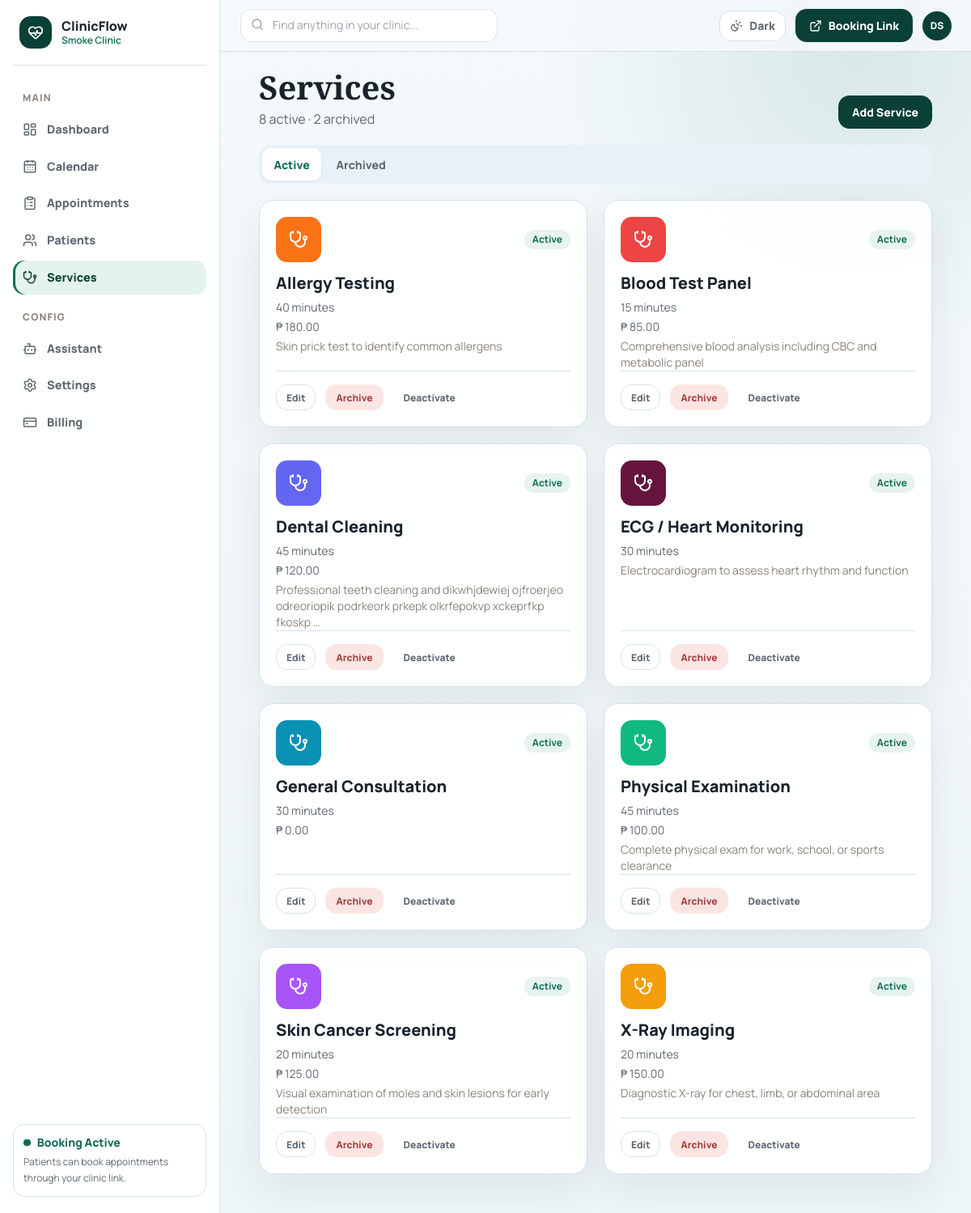
Screenshot of /services/ (signed in) with the database file from the repository.
### clinics/models.py (models this page shows, shortened)
class TimeStampedModel(models.Model):
    created_at = models.DateTimeField(auto_now_add=True)
    updated_at = models.DateTimeField(auto_now=True)
    class Meta:
        abstract = True

class Clinic(TimeStampedModel):
    APPROVAL_AUTO = "auto_confirm"
    APPROVAL_MANUAL = "manual"
    APPROVAL_CHOICES = [(APPROVAL_AUTO, "Auto confirm"), (APPROVAL_MANUAL, "Manual approval")]
    group = models.ForeignKey(ClinicGroup, on_delete=models.CASCADE, related_name="clinics")
    name = models.CharField(max_length=160)
    slug = models.SlugField(max_length=180, unique=True)
    logo = models.ImageField(upload_to="clinic-logos/", blank=True)
    address = models.TextField(blank=True)
    phone = models.CharField(max_length=40, blank=True)
    email = models.EmailField(blank=True)
    timezone = models.CharField(max_length=64, default="Asia/Manila")
    default_appointment_duration = models.PositiveIntegerField(default=30)
    booking_approval_mode = models.CharField(max_length=32, choices=APPROVAL_CHOICES, default=APPROVAL_AUTO)
    widget_accent_color = models.CharField(max_length=16, default="#0891b2")
    widget_welcome_message = models.TextField(default="Welcome! How can we help you book an appointment today?")
    widget_behavior_instructions = models.TextField(default="Guide patients through booking smoothly. Always suggest the nearest available slot.")
    show_reason_field = models.BooleanField(default=True)
    is_active = models.BooleanField(default=True)

### accounts/models.py (models this page shows, shortened)
class User(AbstractUser):
    """Clinic owner/staff login user. Patients remain guest records in V1."""

### services/models.py (models this page shows, shortened)
class Service(TimeStampedModel):
    clinic = models.ForeignKey(Clinic, on_delete=models.CASCADE, related_name="services")
    name = models.CharField(max_length=160)
    description = models.TextField(blank=True)
    duration_minutes = models.PositiveIntegerField(blank=True, null=True)
    price = models.DecimalField(
        max_digits=10, decimal_places=2, default=Decimal("0.00"),
        validators=[MinValueValidator(Decimal("0.00"))]
    )
    is_active = models.BooleanField(default=True)
    is_archived = models.BooleanField(default=False)
    display_price = models.BooleanField(default=True)
    color = models.CharField(max_length=7, default="#0891b2")
    class Meta:
        ordering = ["name"]
        constraints = [
            models.UniqueConstraint(fields=["clinic", "name"], name="unique_service_name_per_clinic"),
        ]
    def effective_duration(self):
        return self.duration_minutes or self.clinic.default_appointment_duration or 30

### dashboard/views.py (the view)
# urls.py: path("services/", views.services, name="services"),
@login_required
def services(request):
    clinic = _clinic_or_redirect(request)
    if not clinic:
        return redirect("accounts:signup")
    active_services = clinic.services.filter(is_archived=False).select_related("clinic")
    archived_services = clinic.services.filter(is_archived=True).select_related("clinic")
    membership = get_active_membership(request.user)
    can_manage = user_can_manage_daily_ops(membership)
    return render(
        request,
        "dashboard/services.html",
        {
            "clinic": clinic,
            "active_services": active_services,
            "archived_services": archived_services,
            "form": ServiceForm(clinic),
            "can_manage": can_manage,
        },
    )

### services/forms.py (shortened to what this page needs)
class ServiceForm(forms.ModelForm):
    class Meta:
        model = Service
        fields = [
            "name",
            "description",
            "duration_minutes",
            "price",
            "color",
            "is_active",
            "display_price",
        ]
        widgets = {
            "name": forms.TextInput(attrs={"class": _INPUT, "placeholder": "Service name"}),
            "description": forms.Textarea(attrs={"class": _TEXTAREA, "placeholder": "Service description", "rows": 3}),
            "duration_minutes": forms.NumberInput(attrs={"class": _INPUT, "placeholder": "30"}),
            "price": forms.NumberInput(attrs={"class": _INPUT, "placeholder": "0.00"}),
            "color": forms.TextInput(attrs={"type": "color", "class": _COLOR}),
            "is_active": forms.CheckboxInput(attrs={"class": _CHECKBOX}),
            "display_price": forms.CheckboxInput(attrs={"class": _CHECKBOX}),
        }
    def __init__(self, clinic, *args, **kwargs):
        super().__init__(*args, **kwargs)

### clinics/tenant.py (called while the page is built)
def get_active_membership(user):
    if not user.is_authenticated:
        return None
    return (
        ClinicMembership.objects.select_related("clinic", "clinic__group")
        .filter(user=user, clinic__is_active=True)
        .order_by("created_at")
        .first()
    )

def current_clinic(request):
    membership = get_active_membership(request.user)
    return membership.clinic if membership else None

def user_can_manage_daily_ops(membership):
    return membership and membership.role in {ClinicMembership.ROLE_OWNER, ClinicMembership.ROLE_STAFF}

### dashboard/templatetags/dashboard_extras.py (called while the page is built)
@register.simple_tag(takes_context=True)
def active_membership_role(context):
    request = context.get("request")
    if not request or not request.user.is_authenticated:
        return ""
    membership = get_active_membership(request.user)
    return membership.role if membership else ""

### dashboard/views.py (called while the page is built)
def _clinic_or_redirect(request):
    clinic = current_clinic(request)
    if not clinic:
        return None
    return clinic

### templates/dashboard/services.html (shortened to what this page needs)
{% extends "dashboard/base.html" %}
{% block content %}
<div x-data="{open:false, editModalOpen:false, tab:'active'}" class="cf-page">
  <div class="cf-page-header">
    <div>
      <h1 class="ui-page-title">Services</h1>
      <p class="mt-2 text-[var(--cf-muted)]">{{ active_services|length }} active · {{ archived_services|length }} archived</p>
    </div>
    {% if can_manage %}
      <button @click="open=true" class="cf-btn cf-btn-primary">Add Service</button>
    {% endif %}
  </div>
  <div class="cf-tabs">
    <button
      @click="tab='active'"
      :class="tab==='active' ? 'cf-tab-active' : ''"
      class="cf-tab"
    >Active</button>
    <button
      @click="tab='archived'"
      :class="tab==='archived' ? 'cf-tab-active' : ''"
      class="cf-tab"
    >Archived</button>
  </div>
  <div id="services-list-container">
    {% include "dashboard/partials/service_list.html" %}
  </div>
</div>
{% endblock %}

### templates/dashboard/base.html (shortened to what this page needs)
{% extends "base.html" %}
{% load dashboard_extras %}
{% block body %}
{% active_membership_role as role %}
<div x-data="{ sidebarOpen: false, toasts: [], theme: localStorage.getItem('cf-theme') || 'light', toggleTheme() { this.theme = this.theme === 'dark' ? 'light' : 'dark'; localStorage.setItem('cf-theme', this.theme); document.documentElement.classList.toggle('light', this.theme === 'dark'); } }" x-init="document.documentElement.classList.toggle('light', theme === 'dark')" @toast-message.window="toasts.push({message: $event.detail.message, type: $event.detail.type || 'success'}); setTimeout(() => toasts.shift(), 4000)" class="cf-app-shell flex min-h-screen">
  <aside class="cf-sidebar fixed inset-y-0 left-0 z-50 flex w-[17rem] flex-col overflow-hidden px-4 py-5 backdrop-blur transition-transform duration-300 ease-in-out -translate-x-full lg:translate-x-0" :class="sidebarOpen ? 'translate-x-0' : '-translate-x-full'">
    <div class="flex items-center gap-3 border-b border-[var(--cf-line)] px-2 pb-5">
      <div class="grid h-10 w-10 place-items-center rounded-2xl bg-[var(--cf-brand-strong)] text-white">
        <i data-lucide="heart-pulse" class="h-5 w-5"></i>
      </div>
      <div>
        <div class="text-base font-black leading-tight">ClinicFlow</div>
        <div class="max-w-40 truncate text-xs font-semibold text-[var(--cf-brand)]">{{ clinic.name }}</div>
      </div>
    </div>
    <nav class="mt-8 flex-1 space-y-1 overflow-y-auto text-sm font-semibold text-[var(--cf-muted)]">
      <p class="px-3 pb-1.5 text-xs font-black uppercase tracking-widest text-[var(--cf-faint)]">Main</p>
      {% include "dashboard/partials/nav_link.html" with url_name="dashboard:home" icon="layout-dashboard" label="Dashboard" %}
      {% include "dashboard/partials/nav_link.html" with url_name="dashboard:calendar" icon="calendar-days" label="Calendar" %}
      {% include "dashboard/partials/nav_link.html" with url_name="dashboard:appointments" icon="clipboard-list" label="Appointments" %}
      {% include "dashboard/partials/nav_link.html" with url_name="dashboard:patients" icon="users" label="Patients" %}
      {% include "dashboard/partials/nav_link.html" with url_name="dashboard:services" icon="stethoscope" label="Services" %}
      <p class="px-3 pb-1.5 pt-4 text-xs font-black uppercase tracking-widest text-[var(--cf-faint)]">Config</p>
      {% include "dashboard/partials/nav_link.html" with url_name="dashboard:assistant_settings" icon="bot" label="Assistant" %}
      {% include "dashboard/partials/nav_link.html" with url_name="dashboard:settings" icon="settings" label="Settings" %}
      {% include "dashboard/partials/nav_link.html" with url_name="dashboard:billing" icon="credit-card" label="Billing" %}
    </nav>
    <div class="mt-4 rounded-2xl border border-[var(--cf-line)] bg-[var(--cf-surface)] p-3 text-sm">
      <div class="flex items-center gap-2 font-black text-[var(--cf-brand)]"><span class="cf-pulse"></span> Booking Active</div>
      <p class="mt-1 text-xs leading-5 text-[var(--cf-muted)]">Patients can book appointments through your clinic link.</p>
    </div>
  </aside>
  <main class="cf-dashboard-main flex-1 pt-16 lg:pl-[17rem]">
    <header class="cf-topbar fixed top-0 right-0 left-0 z-20 flex h-16 items-center border-b border-[var(--cf-line)] px-4 md:px-6 lg:left-[17rem]">
      <div class="flex flex-1 items-center gap-2">
        <div class="cf-topbar-search w-full max-w-[200px] sm:max-w-xs">
          <div class="relative">
            <i data-lucide="search" class="absolute left-3.5 top-3 h-4 w-4 text-slate-400"></i>
            <input name="q" hx-get="{% url 'dashboard:search' %}" hx-target="#search-results" hx-trigger="keyup changed delay:300ms, focus" hx-indicator="#search-indicator" class="cf-input w-full py-2 pl-10 pr-4 text-sm" placeholder="Find anything in your clinic..." autocomplete="off">
          </div>
        </div>
      </div>
      <div class="flex items-center gap-2 md:gap-3">
        <button type="button" @click="toggleTheme()" class="cf-btn cf-btn-secondary !min-h-9 px-3" :aria-label="theme === 'dark' ? 'Switch to light mode' : 'Switch to dark mode'">
          <i data-lucide="sun-moon" class="h-4 w-4"></i>
          <span class="hidden md:inline" x-text="theme === 'dark' ? 'Light' : 'Dark'">Dark</span>
        </button>
        <a class="cf-btn cf-btn-primary hidden sm:inline-flex" href="{% url 'public_booking:book' clinic.slug %}" target="_blank"><i data-lucide="external-link" class="h-4 w-4"></i>Booking Link</a>
        <div x-data="{ dropdownOpen: false }" class="relative">
          <button @click="dropdownOpen = !dropdownOpen" @click.away="dropdownOpen = false" class="grid h-9 w-9 place-items-center rounded-full bg-[var(--cf-brand-strong)] text-xs font-black text-white cursor-pointer">{{ request.user.first_name|first|default:"U" }}{{ request.user.last_name|first }}</button>
        </div>
      </div>
    </header>
    <section class="w-full px-6 pt-4 pb-12 md:px-8 md:pt-5 lg:px-12 lg:pt-6">
      {% block content %}{% endblock %}
    </section>
  </main>
</div>
{% endblock %}

### templates/dashboard/partials/service_row.html (shortened to what this page needs)
<article id="service-card-{{ service.id }}" class="cf-card p-5 flex flex-col">
  <div class="flex-1">
    <div class="flex items-center justify-between">
      <div class="grid h-14 w-14 place-items-center rounded-2xl text-[var(--cf-surface)]" style="background-color: {{ service.color }};">
        <i data-lucide="stethoscope"></i>
      </div>
      {% if service.is_active %}
        <span class="inline-flex items-center rounded-full bg-[var(--cf-status-completed-bg)] px-2.5 py-1 text-xs font-bold text-[var(--cf-status-completed-text)]">Active</span>
      {% else %}
        <span class="inline-flex items-center rounded-full bg-[var(--cf-status-no-show-bg)] px-2.5 py-1 text-xs font-bold text-[var(--cf-status-no-show-text)]">Inactive</span>
      {% endif %}
    </div>
    <h2 class="mt-3 text-xl font-[850] text-[var(--cf-ink)]">{{ service.name }}</h2>
    <p class="mt-1.5 text-sm text-[var(--cf-muted)]">{{ service.effective_duration }} minutes</p>
    {% if service.display_price %}
      <p class="mt-1 text-sm text-[var(--cf-muted)]">₱ {{ service.price }}</p>
    {% endif %}
    {% if service.description %}
      <p class="mt-1 text-sm text-[var(--cf-faint)]">{{ service.description|truncatewords:12 }}</p>
    {% endif %}
  </div>
  <div class="mt-auto flex flex-wrap gap-3 border-t border-[var(--cf-line)] pt-4">
    {% if not service.is_archived %}
      <button
        hx-get="{% url 'dashboard:edit_service' service.id %}"
        hx-target="#edit-modal-body"
        hx-swap="innerHTML"
        @click="editModalOpen=true"
        class="cf-btn cf-btn-sm cf-btn-secondary"
      >Edit</button>
      <form
        hx-post="{% url 'dashboard:archive_service' service.id %}"
        hx-target="#services-list-container"
        hx-swap="innerHTML"
        class="inline"
      >
        <button type="submit" class="cf-btn cf-btn-sm cf-btn-danger">Archive</button>
      </form>
      <form
        hx-post="{% url 'dashboard:toggle_service' service.id %}"
        hx-target="#service-card-{{ service.id }}"
        hx-swap="outerHTML"
        class="inline"
      >
        <button type="submit" class="cf-btn cf-btn-sm cf-btn-ghost" aria-label="Toggle {{ service.name }} active status">
          {{ service.is_active|yesno:"Deactivate,Activate" }}
        </button>
      </form>
    {% endif %}
  </div>
</article>

### rows the page displays
Clinic: name "Smoke Clinic"
User: user.first_name|first "D", user.last_name|first "S"
Service: shows "Active", name "Allergy Testing", effective_duration "40", price "180.00", description "Skin prick test to identify common allergens", is_active "Deactivate"
Service: shows "Active", name "Blood Test Panel", effective_duration "15", price "85.00", description "Comprehensive blood analysis including CBC and metabolic panel", is_active "Deactivate"
Service: shows "Active", name "Dental Cleaning", effective_duration "45", price "120.00", description "Professional teeth cleaning and dikwhjdewiej ojfroerjeo odreoriopik podrkeork prkepk olkrfepokvp xckeprfkp fkoskp …", is_active "Deactivate"
Service: shows "Active", name "ECG / Heart Monitoring", effective_duration "30", description "Electrocardiogram to assess heart rhythm and function", is_active "Deactivate"
Service: shows "Active", name "General Consultation", effective_duration "30", price "0.00", is_active "Deactivate"
Service: shows "Active", name "Physical Examination", effective_duration "45", price "100.00", description "Complete physical exam for work, school, or sports clearance", is_active "Deactivate"
Service: shows "Active", name "Skin Cancer Screening", effective_duration "20", price "125.00", description "Visual examination of moles and skin lesions for early detection", is_active "Deactivate"
Service: shows "Active", name "X-Ray Imaging", effective_duration "20", price "150.00", description "Diagnostic X-ray for chest, limb, or abdominal area", is_active "Deactivate"

### other values shown
{{ label }} "Dashboard Calendar Appointments Patients Services Assistant Settings Billing"
{{ active_services|length }} "8"
{{ archived_services|length }} "2"
